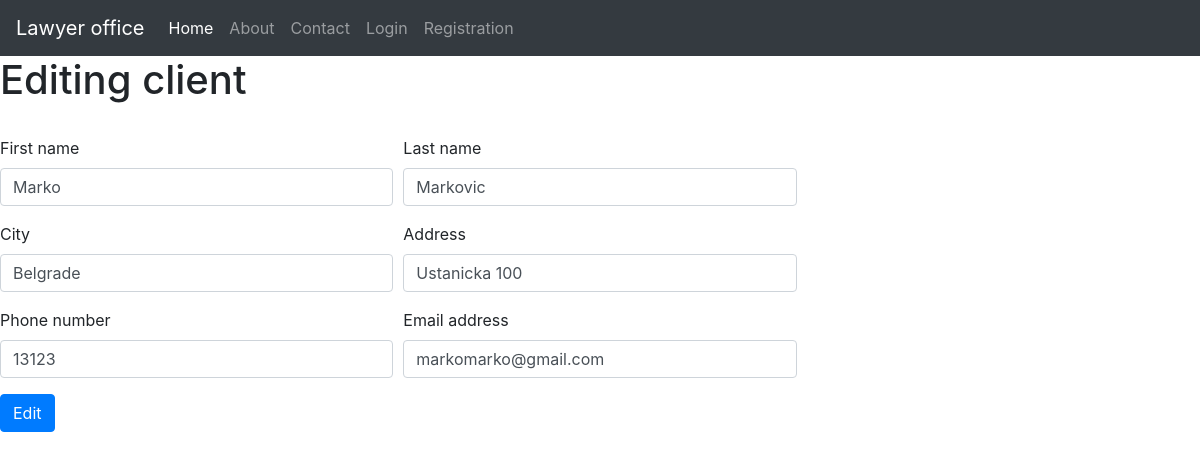
Page /edit/1 on the earlier database version.
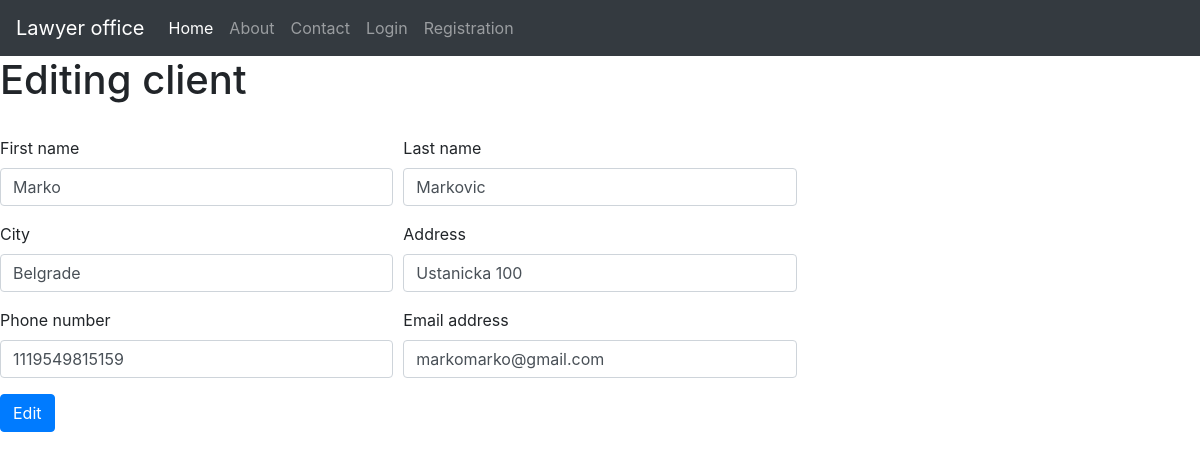
Same page on the later database version.
### blog/models.py (models this page shows)
class Client(db.Model):
    id = db.Column(db.Integer, primary_key=True)
    first_name = db.Column(db.String(250), nullable=False)
    last_name = db.Column(db.String(250), nullable=False)
    city = db.Column(db.String(50), nullable=False)
    address = db.Column(db.String(50), nullable=False)
    phone = db.Column(db.String(50), nullable=False)
    mail = db.Column(db.String(50))
    user_id = db.Column(db.Integer, db.ForeignKey('user.id'), nullable=False)
    judgment = db.relationship('Judgment', secondary=Judgments, backref='judgment', lazy="dynamic")

### client/routes.py (the view)
@client.route("/edit/<int:client_id>", methods=['GET', 'POST'])
def edit(client_id):
    client = Client.query.get_or_404(client_id)
    form = AddClient()
    if form.validate_on_submit():
        client.first_name = form.f_name.data
        client.last_name = form.l_name.data
        client.city = form.city.data
        client.address = form.address.data
        client.phone = form.phone.data
        client.mail = form.mail.data
        print(form.address.data)
        db.session.commit()
        return redirect(url_for('client.all_client'))
    elif request.method == 'GET':
        form.f_name.data = client.first_name
        form.l_name.data = client.last_name
        form.city.data = client.city
        form.address.data = client.address
        form.phone.data = client.phone
        form.mail.data = client.mail
    return render_template("edit.html", form=form, title="Edit client", client=client)

### client/forms.py
class AddClient(FlaskForm):
    f_name = StringField("First name", validators=[DataRequired()])
    l_name = StringField("Last name", validators=[DataRequired()])
    city = StringField("City", validators=[DataRequired()])
    address = StringField("Address", validators=[DataRequired()])
    phone = StringField("Phone number", validators=[DataRequired()])
    mail = StringField("Email", validators=[DataRequired(), Email()])
    submit = SubmitField("Add client")

### blog/templates/edit.html (shortened to what this page needs)
{% extends 'base.html' %}
{% block content %}
<h1>Editing client</h1>
<br>
<form action="" method="POST">
    <div class="form-row">
        <div class="form-group col-md-4">
            <label for="inputFName">First name</label>
            <input type="fname" class="form-control" id="inputFName" name="f_name" value="{{client.first_name}}">
        </div>
        <div class="form-group col-md-4">
            <label for="inputLName">Last name</label>
            <input type="lname" class="form-control" id="inputLName" name="l_name" value="{{client.last_name}}">
        </div>
    </div>
    <div class="form-row">
        <div class="form-group col-md-4">
            <label for="inputCity">City</label>
            <input type="city" class="form-control" id="inputCity" name="city" value="{{client.city}}">
        </div>
        <div class="form-group col-md-4">
            <label for="inputAddress">Address</label>
            <input type="address" class="form-control" id="inputAddress" name="address"  value="{{client.address}}">
        </div>
    </div>
    <div class="form-row">
        <div class="form-group col-md-4">
            <label for="inputPhone">Phone number</label>
            <input type="number" class="form-control" id="inputPhone" name="phone" value="{{client.phone}}">
        </div>
        <div class="form-group col-md-4">
            <label for="inputMail">Email address</label>
            <input type="eaddress" class="form-control" id="inputMail" name="mail" value="{{client.mail}}">
        </div>
    </div>
    <button type="submit" class="btn btn-primary">Edit</button>
</form>
{% endblock %}

### blog/templates/base.html (shortened to what this page needs)
<!DOCTYPE html>
<html lang="en">
<head>
    <link rel="stylesheet" href="https://maxcdn.bootstrapcdn.com/bootstrap/4.0.0/css/bootstrap.min.css"
>
</head>
<body>
<nav class="navbar navbar-expand-lg  navbar-dark bg-dark">
    <a class="navbar-brand" href="{{url_for('main.home')}}">Lawyer office</a>
    <div class="collapse navbar-collapse" id="navbarNav">
        <ul class="navbar-nav">
            <li class="nav-item active">
                <a class="nav-link" href="{{url_for('main.home')}}">Home <span class="sr-only">(current)</span></a>
            </li>
            <li class="nav-item">
                <a class="nav-link" href="{{url_for('main.about')}}">About</a>
            </li>
            <li class="nav-item">
                <a class="nav-link" href="{{url_for('main.contact')}}">Contact</a>
            </li>
            {% if current_user.is_authenticated%}
            <li class="nav-item dropdown">
                <a class="nav-link dropdown-toggle" href="#" id="navbarDropdownMenuLink" data-toggle="dropdown"
                   aria-haspopup="true" aria-expanded="false">
                    Clients
                </a>
                <div class="dropdown-menu" aria-labelledby="navbarDropdownMenuLink">
                    <a class="dropdown-item" href="{{ url_for('client.add_client') }}">Add client</a>
                    <a class="dropdown-item" href="{{ url_for('client.all_client') }}">View my client</a>
                </div>
            </li>
            </li>
            <li class="nav-item">
               <a class="nav-link" href="{{url_for('users.account')}}">My Account</a>
            </li>
            <li class="nav-item">
                <a class="nav-link" href="{{url_for('users.logout')}}">Logout</a>
            </li>
            {% else %}
            <li class="nav-item ml-auto">
                <a class="nav-link" href="{{url_for('users.login')}}">Login</a>
            </li>
            <li class="nav-item">
                <a class="nav-link" href="{{url_for('users.registration')}}">Registration</a>
            </li>
            {%endif%}
        </ul>
    </div>
</nav>
{% block content %}
{% endblock %}
</body>
</html>

Differences in the rows shown:
changed Client "Marko": phone "13123" → "1119549815159"
